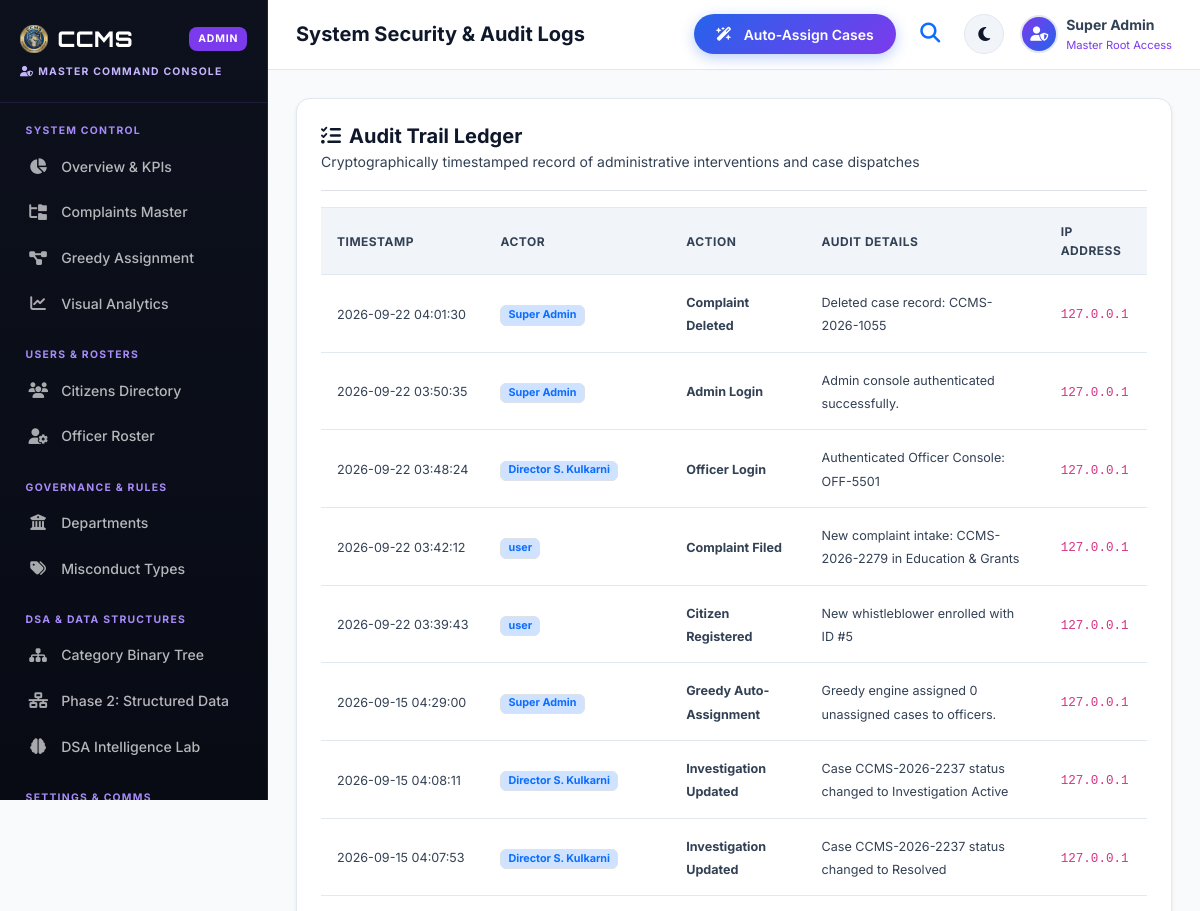
Before: /admin/activity-logs (signed in, upper part) with the older database file.
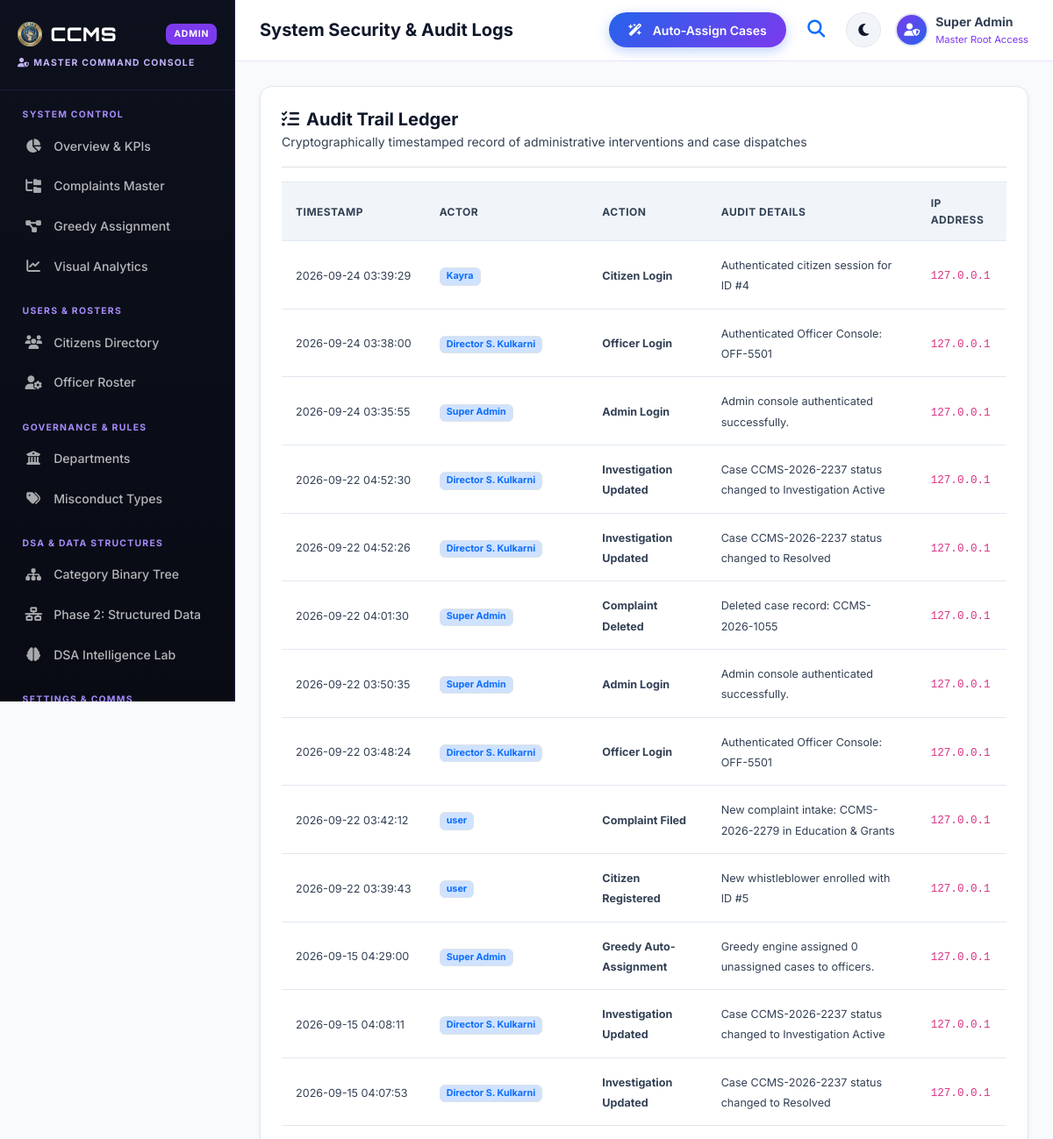
After: the same page with the newer database file.
### tables this page shows
CREATE TABLE activity_logs (
            log_id INTEGER PRIMARY KEY AUTOINCREMENT,
            actor TEXT NOT NULL,
            action TEXT NOT NULL,
            details TEXT NOT NULL,
            ip_address TEXT DEFAULT '127.0.0.1',
            timestamp DATETIME DEFAULT CURRENT_TIMESTAMP
        );

### app.py (the view)
@app.route("/admin/activity-logs")
@role_required("admin")
def admin_activity_logs():
    logs = db.query_db("SELECT * FROM activity_logs ORDER BY timestamp DESC LIMIT 50")
    return render_template("admin/activity_logs.html", logs=logs)

### app.py (called while the page is built, shortened)
def role_required(required_role):
    def decorator(f):
        @wraps(f)
        def decorated_function(*args, **kwargs):
            user_role = session.get("role", "citizen")
            if user_role != required_role and user_role != "admin":
                flash("You do not have authorization to view this command console.", "danger")
                return redirect(url_for("home"))
            return f(*args, **kwargs)
        return decorated_function
    return decorator

### db.py (called while the page is built)
def dict_factory(cursor, row):
    d = {}
    for idx, col in enumerate(cursor.description):
        d[col[0]] = row[idx]
    return d

def get_db_connection():
    conn = sqlite3.connect(DB_PATH, timeout=20.0, check_same_thread=False)
    conn.row_factory = dict_factory
    conn.execute("PRAGMA journal_mode=WAL;")
    return conn

def query_db(query, args=(), one=False):
    normalized_query, normalized_args = _normalize_query(query, args)
    conn = get_db_connection()
    try:
        cursor = conn.cursor()
        cursor.execute(normalized_query, normalized_args)
        result = cursor.fetchall()
        return (result[0] if result else None) if one else result
    finally:
        conn.close()

### templates/admin/activity_logs.html
{% extends 'admin/base.html' %}
{% set active_page = 'activity_logs' %}
{% block page_heading %}System Security &amp; Audit Logs{% endblock %}
{% block content %}
<div class="ccms-card p-4 shadow-sm mb-4">
  <div class="d-flex flex-wrap align-items-center justify-content-between pb-3 mb-3 border-bottom gap-3">
    <div>
      <h5 class="fw-bold text-heading mb-0"><i class="fas fa-list-check text-violet me-2"></i>Audit Trail Ledger</h5>
      <span class=" small">Cryptographically timestamped record of administrative interventions and case
        dispatches</span>
    </div>
  </div>
  {% if logs %}
  <div class="table-responsive">
    <table class="table-custom">
      <thead>
        <tr>
          <th>Timestamp</th>
          <th>Actor</th>
          <th>Action</th>
          <th>Audit Details</th>
          <th>IP Address</th>
        </tr>
      </thead>
      <tbody>
        {% for log in logs %}
        <tr>
          <td><span class="small  text-nowrap">{{ log.timestamp }}</span></td>
          <td><span class="badge bg-primary-subtle text-primary border">{{ log.actor }}</span></td>
          <td><span class="fw-bold text-heading small">{{ log.action }}</span></td>
          <td><span class="small ">{{ log.details }}</span></td>
          <td><code class="small">{{ log.ip_address or '127.0.0.1' }}</code></td>
        </tr>
        {% endfor %}
      </tbody>
    </table>
  </div>
  {% else %}
  <div class="text-center py-5">
    <p class=" small">No activity logs recorded yet.</p>
  </div>
  {% endif %}
</div>
{% endblock %}

Changed rows visible on the page:
added activity_logs: timestamp "2026-09-24 03:39:29", actor "Kayra", action "Citizen Login", details "Authenticated citizen session for ID #4", ip_address "127.0.0.1"
added activity_logs: timestamp "2026-09-24 03:38:00", actor "Director S. Kulkarni", action "Officer Login", details "Authenticated Officer Console: OFF-5501", ip_address "127.0.0.1"
added activity_logs: timestamp "2026-09-24 03:35:55", actor "Super Admin", action "Admin Login", details "Admin console authenticated successfully.", ip_address "127.0.0.1"
added activity_logs: timestamp "2026-09-22 04:52:30", actor "Director S. Kulkarni", action "Investigation Updated", details "Case CCMS-2026-2237 status changed to Investigation Active", ip_address "127.0.0.1"
added activity_logs: timestamp "2026-09-22 04:52:26", actor "Director S. Kulkarni", action "Investigation Updated", details "Case CCMS-2026-2237 status changed to Resolved", ip_address "127.0.0.1"
